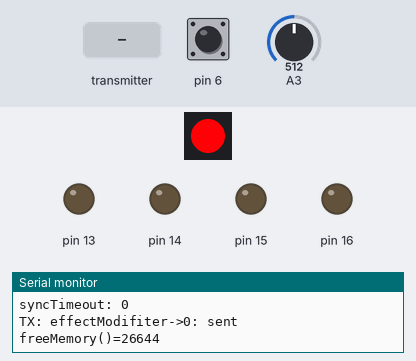
Bench run of a program on a simulated Arduino Uno, built with avr-gcc and run on an emulated ATmega328P. Parts: 1 RGB LEDs in strip order, left to right, output pins drawn as LEDs (lit = HIGH), the last lines printed to the serial monitor. The inputs (shaded band) are chosen by the test bench; at power-on: pin 6 HIGH, A3 = 512. Dim RGB values are drawn brighter than linear; EEPROM starts erased; no radio packets arrive unless stated.

Above: at 1.3 s.
1.4 s: pin 6 pulled LOW for 0.15 s
At 2.19 s:
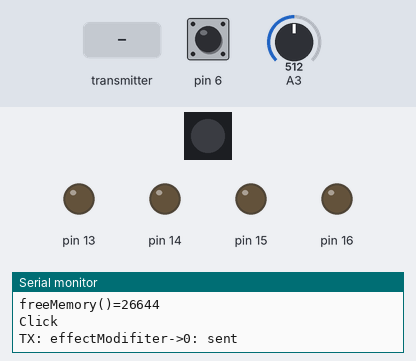
4.4 s: the transmitter starts sending activeEffect = 0
At 4.93 s:
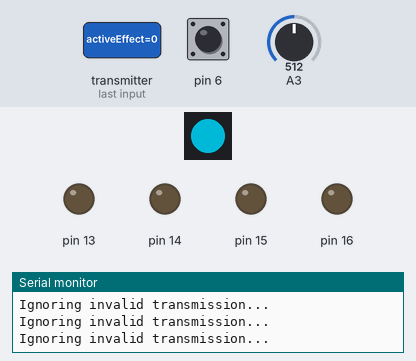
7.4 s: pin 6 pulled LOW for 1 s
At 8.9 s:
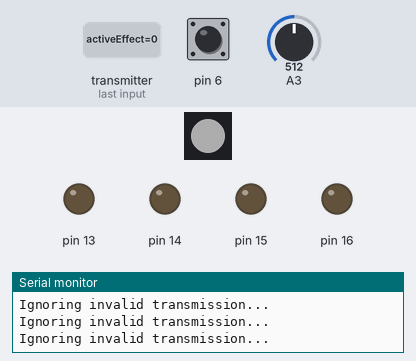
11.2 s: pin 6 pulled LOW for 1 s
At 12.43 s:
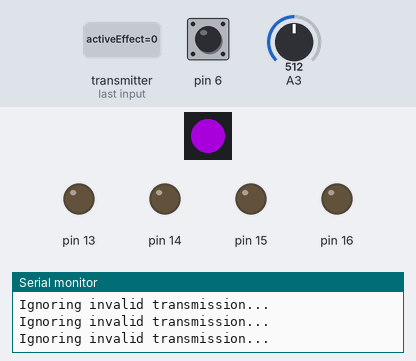
15.2 s: A3 set to 0
At 18.44 s:
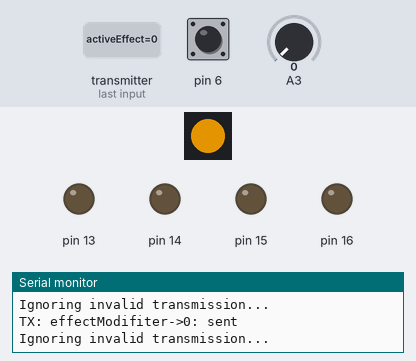
Timing chart, 0 to 19.2 s (numbered marks = the images above; inputs shaded):
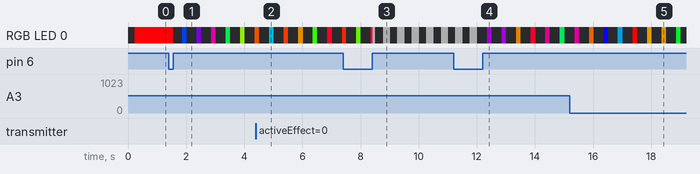

The program:

main.cpp
```cpp
#if (EDEBUG + 0)
#define SERIAL_PRINT(x) Serial.print(x)
#define SERIAL_PRINTLN(x) Serial.println(x)
#define SERIAL_BEGIN(x) Serial.begin(x)
#else
#define SERIAL_PRINT(x)
#define SERIAL_PRINTLN(x)
#define SERIAL_BEGIN(x)
#endif

#include <SPI.h>
#include <FastLED.h>
#include <Config.h>

EffectDataPacket effectState;
const Config config = getConfig();

bool lastButtonState = false; // Default is not pressed.
int lastRecievedOffset = 0;
bool isPoweredOn = true;

// Temporary override settings;
uint32_t overRideUntilTs = 0;

// How long the button has been held since ts.
uint32_t buttonPressedSinceTs = 0;

#include <LEDStrip.h>
#include <Effects.h>
#include <Transmitter.h>

void setButtonState()
{

  const uint16_t buttonLongPressMs = 2000;

  // Button Logic
  boolean currentButtonState = !digitalRead(config.EFFECT_BUTTON_PIN);

  if (currentButtonState && !lastButtonState)
  {
    // Changed state
    buttonPressedSinceTs = millis();

    if (!isPoweredOn)
    {
      // Handle when device is powered off, to reset it.
      SERIAL_PRINTLN("Powering up...");
      resetFunc();
    }
  }

  // Shuts down the controller.
  if (isPoweredOn && currentButtonState && (millis() - buttonPressedSinceTs) > buttonLongPressMs)
  {
    SERIAL_PRINTLN("Powering down...");
    isPoweredOn = false;
    FastLED.clear();
    FastLED.show();
    radio.stopListening();
    return;
  }

  if (isPoweredOn && lastButtonState && currentButtonState != lastButtonState)
  {
    // BUTTON WAS CLICKED
    SERIAL_PRINTLN("Click");

    effectState.activeEffect = (effectState.activeEffect + 1) % sizeof(EFFECTS);

    effectState.sourceTransmitterId = config.TRANSMITTER_ID; // Set it to us, this ain't a relay.
    effectState.transmitterId = config.TRANSMITTER_ID;       // Set it to us, this ain't a relay.
    transmitEffectDataPacket(&effectState, true);            // Force a transmission loop
  }

  lastButtonState = currentButtonState;
}

void setup()
{

  // Setup config.

  SERIAL_BEGIN(9600);

  effectSetup();

  pinMode(config.EFFECT_BUTTON_PIN, INPUT);
  digitalWrite(config.EFFECT_BUTTON_PIN, HIGH);

  pinMode(config.RED_LED_PIN, OUTPUT);
  pinMode(config.BLUE_LED_PIN, OUTPUT);
  pinMode(config.GREEN_LED_PIN, OUTPUT);

  pinMode(config.SENSOR_PIN, INPUT);

  transmitterSetup(&effectState);

  if (LED_CNT > 0)
  {
    ledStripSetup();
  }

  SERIAL_PRINTLN("### Device setup complete.");
}

int prevMemory = 0;

uint16_t prevSensorVal = 0;

void loop()
{

  const bool isRemote = effectState.role == DeviceRole::ATARI;

  const int mem = freeMemory();

  if (prevMemory != mem)
  {
    SERIAL_PRINT("freeMemory()=");
    SERIAL_PRINTLN(mem);
    prevMemory = mem;
  }

  if (isRemote)
  {
    const uint16_t sensorVal = analogRead(config.SENSOR_PIN);

    if (abs(prevSensorVal - sensorVal) > 5)
    {
      // Value changed,
      effectState.effectModifier = sensorVal;
      SERIAL_PRINT("sensorVal = ");
      SERIAL_PRINTLN(sensorVal);
      prevSensorVal = sensorVal;
      transmitEffectDataPacket(&effectState, true);
    }
  }

  effectState.loopPosition = (millis() + effectLoopClockOffset) % config.EFFECT_LOOP_MS;

  if (hasGottenSync)
  {
    // Button doesn't work until we get button sync
    setButtonState();
  }

  if (!isPoweredOn)
  {
    return;
  }

  if (LED_CNT > 0)
  {
    effectLoop(&effectState);
  }

  transmitterLoop(&effectState);
}
```
